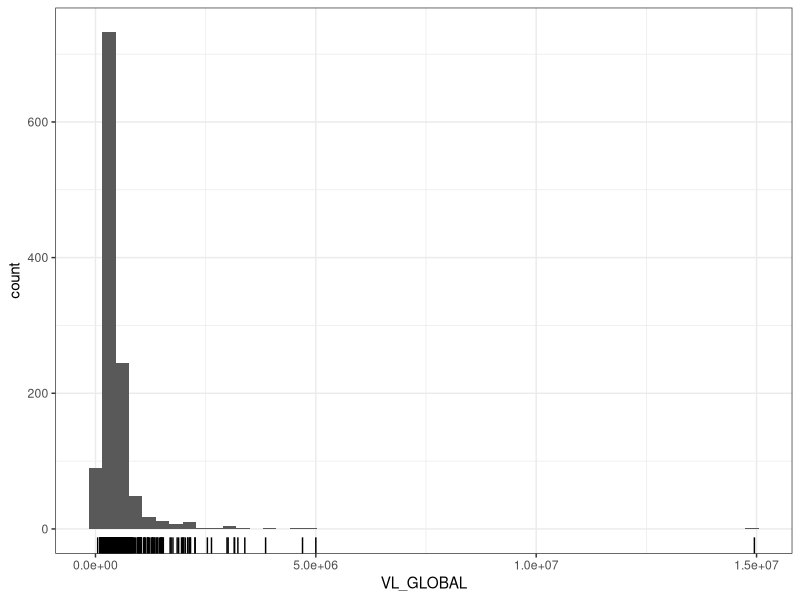
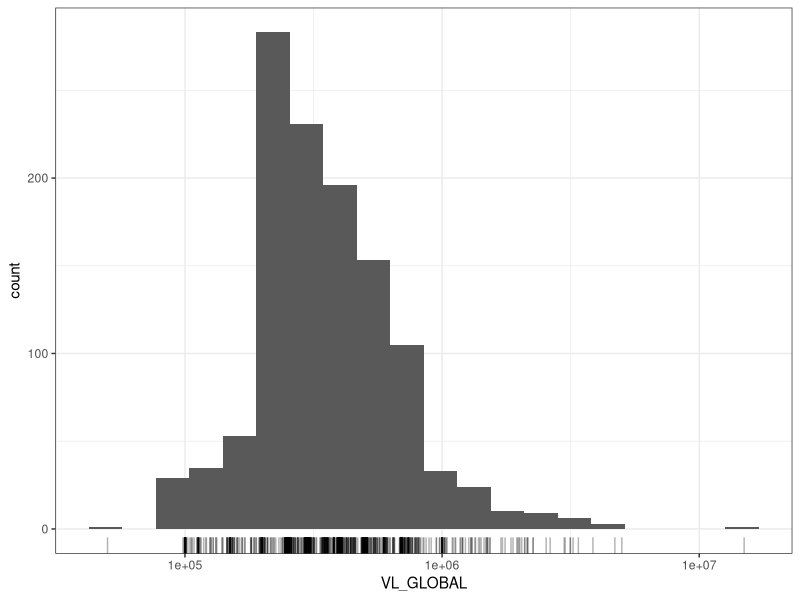
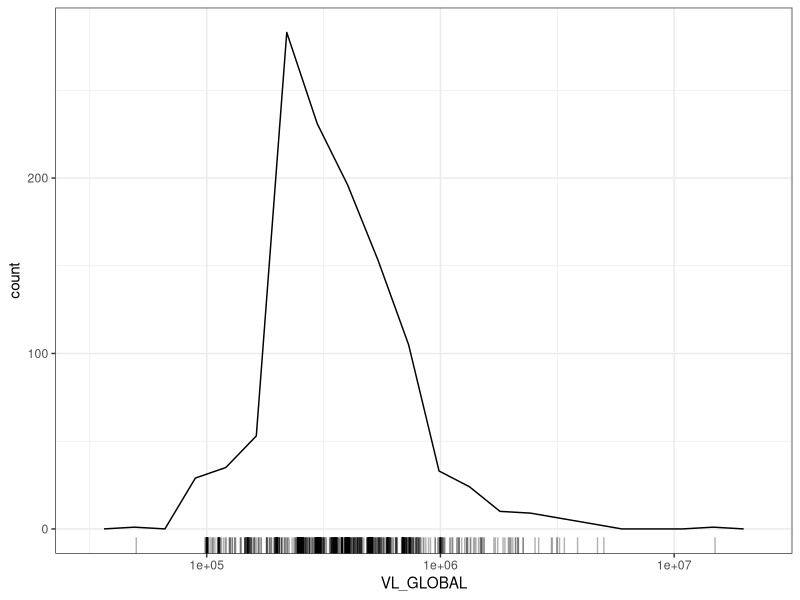

Write the R code that produced these figures, in order. (Note: this script raises an error after producing the figures.)
## ---- chunk 1
library(dplyr, warn.conflicts = FALSE)
library(ggplot2)
theme_set(theme_bw())
## ---- chunk 2
iniciativas = read.csv("../dados/convenios-municipios-pb.csv")
str(iniciativas)
## ---- chunk 3
summary(iniciativas$VL_GLOBAL)

ggplot(iniciativas, mapping = aes(x = VL_GLOBAL)) + 
  geom_histogram(bins = 50) + 
  geom_rug()
## ---- chunk 4
ggplot(iniciativas, mapping = aes(x = VL_GLOBAL)) + 
  geom_histogram(bins = 20) + 
  geom_rug(alpha = .3) + 
  scale_x_log10()
## ---- chunk 5
ggplot(iniciativas, mapping = aes(x = VL_GLOBAL)) + 
  geom_freqpoly(bins = 20) + 
  geom_rug(alpha = .3) + 
  scale_x_log10()
## ---- chunk 6
maiores = iniciativas %>% 
  filter(NM_MUNICIPIO_PROPONENTE %in% c("JOAO PESSOA", "CAMPINA GRANDE", "PATOS", "CAJAZEIRAS", "SOUZA"))

# descartar os níveis do fator que não usamos
# do contrário ele ainda reservará espaço para todos
# nos gráficos: 
maiores$NM_MUNICIPIO_PROPONENTE = droplevels(maiores$NM_MUNICIPIO_PROPONENTE)

ggplot(maiores, mapping = aes(y = VL_GLOBAL, 
                              x = (NM_MUNICIPIO_PROPONENTE), 
                              colour = NM_MUNICIPIO_PROPONENTE)) + 
  geom_violin() + 
  geom_point(alpha = .7) + 
  theme(legend.position="none") +  # Não precisamos da legenda da cor 
  ylab("Valor das iniciativas") + 
  coord_flip()
## ---- chunk 7
ggplot(maiores, mapping = aes(x = NM_MUNICIPIO_PROPONENTE, 
                              y = funcao.imputada)) + 
  geom_count()
## ---- chunk 8
totais = maiores %>% 
  group_by(NM_MUNICIPIO_PROPONENTE, funcao.imputada) %>% 
  summarise(total = sum(VL_GLOBAL))

ggplot(totais, mapping = aes(x = NM_MUNICIPIO_PROPONENTE, 
                              y = funcao.imputada, 
                              size = total / 1e6)) + 
  geom_point()
## ---- chunk 9
ggplot(totais, mapping = aes(x = funcao.imputada, 
                             y = total / 1e6, 
                             fill = funcao.imputada)) + 
  geom_bar(stat = "identity") + 
  theme(legend.position="none") +  # Não precisamos da legenda da cor 
  facet_grid(NM_MUNICIPIO_PROPONENTE ~ . ) + 
  coord_flip()
## ---- chunk 10
apenas.duas = iniciativas %>% 
  filter(funcao.imputada %in% c("Urbanismo", "Saúde"))

ggplot(apenas.duas, aes(x = VL_GLOBAL, y = VL_REPASSE)) + 
  geom_point()
